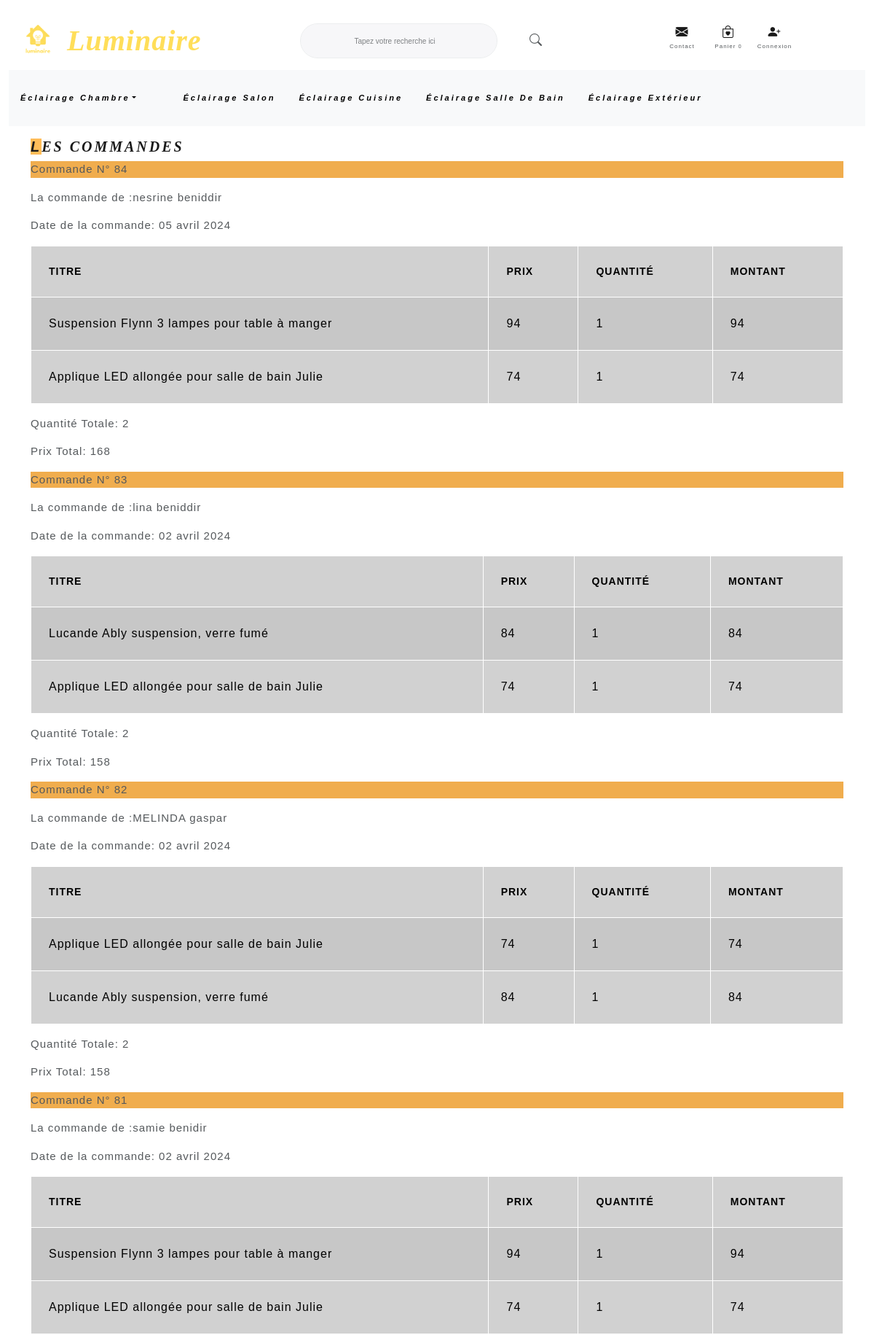
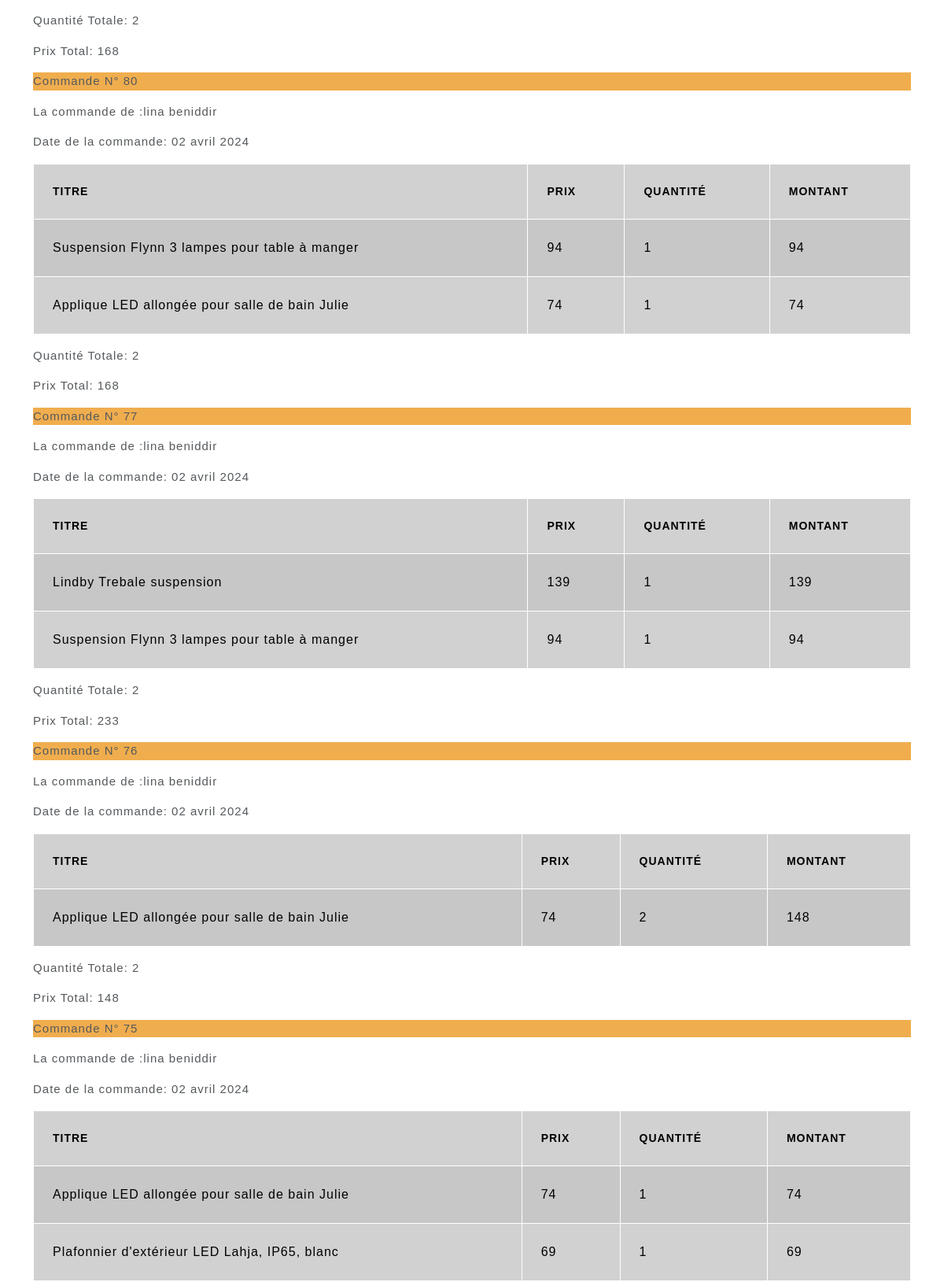
The app's page /admin.php (upper part) with its own data (2 pictures, top to bottom).
### tables this page shows
CREATE TABLE `commandes` (
  `id_commande` int NOT NULL,
  `id_utilisateur` int NOT NULL,
  `total` float NOT NULL,
  `quantite_total` int NOT NULL,
  `date_commande` date NOT NULL
);

CREATE TABLE `utilisateurs` (
  `id_utilisateur` int NOT NULL,
  `nom` varchar(50) NOT NULL,
  `prenom` varchar(50) NOT NULL,
  `email` varchar(255) NOT NULL,
  `mdp` varchar(255) NOT NULL,
  `telephone` varchar(100) NOT NULL,
  `adresse` varchar(255) NOT NULL,
  `ville` varchar(50) NOT NULL,
  `statut` int NOT NULL DEFAULT '0'
);

CREATE TABLE `commande_details` (
  `id_commande_details` int NOT NULL,
  `id_commande` int NOT NULL,
  `id_produit` int NOT NULL,
  `quantite` int NOT NULL,
  `montant` float NOT NULL
);

CREATE TABLE `produits` (
  `id_produit` int NOT NULL,
  `image` varchar(255) NOT NULL,
  `titre` varchar(50) NOT NULL,
  `description` longtext NOT NULL,
  `prix` float NOT NULL,
  `stock` int NOT NULL,
  `categorie` enum('salon','cuisine','salle de bain','chambre enfant','chambre adulte','exterieur') NOT NULL
);

### admin.php (the view, shortened to what this page needs)
<?php
require 'inc/init.inc.php';
require 'inc/header.inc.php';
?>
<main class="container">
    <h2> <span>L</span>es Commandes</h2>
    <?php
    $requete = $pdoLuminaire->query("SELECT * FROM utilisateurs, commandes WHERE commandes.id_utilisateur = utilisateurs.id_utilisateur ORDER BY id_commande DESC");
    while ($commande = $requete->fetch(PDO::FETCH_ASSOC)) {
        echo "<p class=\" bg-warning  \">Commande N° $commande[id_commande]</p>";
        echo "<p class=\" \">La commande de :$commande[prenom] $commande[nom]</p>";
        $date = new DateTime($commande['date_commande'], new DateTimeZone('Europe/Paris'));
        $dateFormatee = IntlDateFormatter::formatObject(
            $date,
            'dd MMMM Y',
            'fr'
        );
        echo "<p>Date de la commande: $dateFormatee</p>";
        $commande_id = $commande['id_commande'];
        $requete1 = $pdoLuminaire->prepare("SELECT * FROM produits,commande_details WHERE
                                                produits.id_produit = commande_details.id_produit
                                                AND commande_details.id_commande = :commande_id");
        $requete1->execute(array(':commande_id' => $commande_id));
        echo "<table class='table table-primary table-striped table-bordered border-light'>";
        echo "<thead>";
        echo "<tr>";
        echo "<th>Titre</th>";
        echo "<th>Prix</th>";
        echo "<th>Quantité</th>";
        echo "<th>Montant</th>";
        echo "</tr>";
        echo "</thead>";
        echo "<tbody>";
        while ($commande_details = $requete1->fetch(PDO::FETCH_ASSOC)) {
            echo "<tr>";
            echo "<td>$commande_details[titre]</td>";
            echo "<td>$commande_details[prix]</td>";
            echo "<td>$commande_details[quantite]</td>";
            echo "<td>$commande_details[montant]</td>";
            echo "</tr>";
        }
        echo "</tbody>";
        echo "</table>";
        echo "<p>Quantité Totale: $commande[quantite_total]</p>";
        echo "<p>Prix Total: $commande[total]</p>";
    }
    ?>
</main>
<?php require 'inc/footer.inc.php'; ?>

### assets/css/style.css (style rules this page uses)
* { margin: 0; padding: 0; box-sizing: border-box; text-decoration: none; font-family: Arial, Helvetica, sans-serif; }
span { background-color: #ffbd59; margin-top: 30px; margin-bottom: 30px; }
h2 { font-style: italic; font-size: 20px; font-family: 'garmond'; }
p { font-size: 15px; }

### records on screen
commandes: id_commande "84", id_utilisateur.prenom "nesrine", id_utilisateur.nom "beniddir", date_commande "05 avril 2024", quantite_total "2", total "168"
commande_details: id_produit.titre "Suspension Flynn 3 lampes pour table à manger", id_produit.prix "94", quantite "1", montant "94"
commande_details: id_produit.titre "Applique LED allongée pour salle de bain Julie", id_produit.prix "74", quantite "1", montant "74"
commandes: id_commande "83", id_utilisateur.prenom "lina", id_utilisateur.nom "beniddir", date_commande "02 avril 2024", quantite_total "2", total "158"
commande_details: id_produit.titre "Lucande Ably suspension, verre fumé", id_produit.prix "84", quantite "1", montant "84"
commande_details: id_produit.titre "Applique LED allongée pour salle de bain Julie", id_produit.prix "74", quantite "1", montant "74"
commandes: id_commande "82", id_utilisateur.prenom "MELINDA", id_utilisateur.nom "gaspar", date_commande "02 avril 2024", quantite_total "2", total "158"
commande_details: id_produit.titre "Applique LED allongée pour salle de bain Julie", id_produit.prix "74", quantite "1", montant "74"
commande_details: id_produit.titre "Lucande Ably suspension, verre fumé", id_produit.prix "84", quantite "1", montant "84"
commandes: id_commande "81", id_utilisateur.prenom "samie", id_utilisateur.nom "benidir", date_commande "02 avril 2024", quantite_total "2", total "168"
commande_details: id_produit.titre "Suspension Flynn 3 lampes pour table à manger", id_produit.prix "94", quantite "1", montant "94"
commande_details: id_produit.titre "Applique LED allongée pour salle de bain Julie", id_produit.prix "74", quantite "1", montant "74"
commandes: id_commande "80", id_utilisateur.prenom "lina", id_utilisateur.nom "beniddir", date_commande "02 avril 2024", quantite_total "2", total "168"
commande_details: id_produit.titre "Suspension Flynn 3 lampes pour table à manger", id_produit.prix "94", quantite "1", montant "94"
commande_details: id_produit.titre "Applique LED allongée pour salle de bain Julie", id_produit.prix "74", quantite "1", montant "74"
commandes: id_commande "77", id_utilisateur.prenom "lina", id_utilisateur.nom "beniddir", date_commande "02 avril 2024", quantite_total "2", total "233"
commande_details: id_produit.titre "Lindby Trebale suspension", id_produit.prix "139", quantite "1", montant "139"
commande_details: id_produit.titre "Suspension Flynn 3 lampes pour table à manger", id_produit.prix "94", quantite "1", montant "94"
commandes: id_commande "76", id_utilisateur.prenom "lina", id_utilisateur.nom "beniddir", date_commande "02 avril 2024", quantite_total "2", total "148"
commande_details: id_produit.titre "Applique LED allongée pour salle de bain Julie", id_produit.prix "74", quantite "2", montant "148"
commandes: id_commande "75", id_utilisateur.prenom "lina", id_utilisateur.nom "beniddir", date_commande "02 avril 2024"
commande_details: id_produit.titre "Applique LED allongée pour salle de bain Julie", id_produit.prix "74", quantite "1", montant "74"
commande_details: id_produit.titre "Plafonnier d'extérieur LED Lahja, IP65, blanc", id_produit.prix "69", quantite "1", montant "69"
